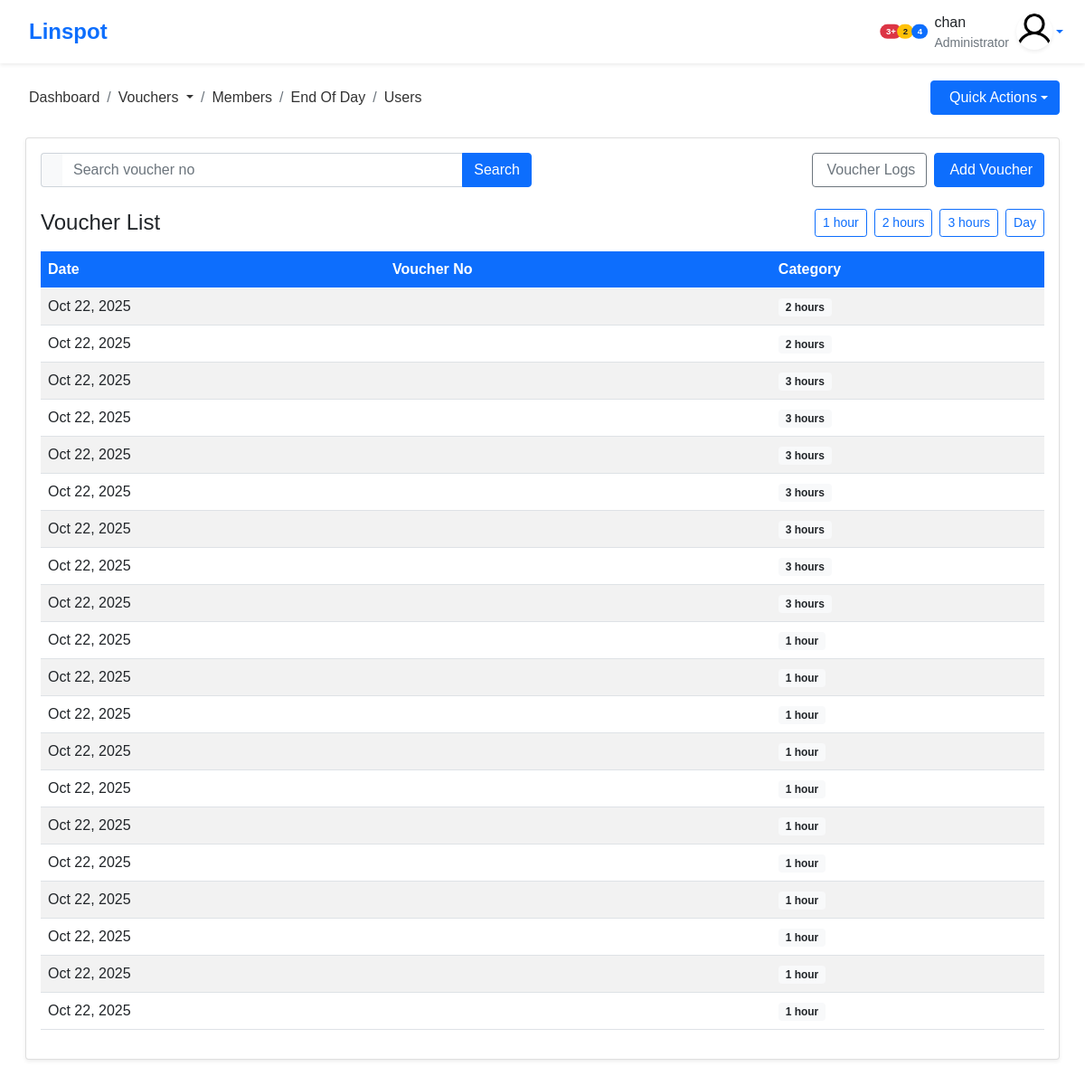
Page /vouchers/voucherList/ (signed in) on the committed database.
### users/models.py (models this page shows, shortened)
class User(AbstractUser):
    username = models.CharField(max_length=32, unique=True)
    image = models.ImageField(upload_to='profiles', default='profiles/user.png')
    position = models.CharField(choices = choices, default='staff', max_length=20)
    USERNAME_FIELD = 'username'
    REQUIRED_FIELDS = []

### vouchers/models.py (models this page shows, shortened)
class VoucherCategory(models.Model):
    name = models.CharField(max_length=50)
    class Meta:
        verbose_name = _("VoucherCategory")
        verbose_name_plural = _("VoucherCategories")
    def __str__(self):
        return self.name

class Vouchers(models.Model):
    STATUS_CHOICES = [
        ('unused', 'Unused'),
        ('used', 'Used'),
        ('expired', 'Expired'),
        ('printed', 'Printed'),
    ]
    voucher_no = models.CharField(max_length=100, unique=True)
    user = models.ForeignKey("users.User", on_delete=models.CASCADE)
    file = models.ForeignKey("vouchers.VoucherFile", on_delete=models.CASCADE)
    date_created = models.DateField(auto_now_add=True)
    date_used = models.DateTimeField(null=True, blank=True)
    date_printed = models.DateTimeField(null=True, blank=True)
    status = models.CharField(max_length=50, choices=STATUS_CHOICES, default='unused')
    active = models.BooleanField(default=False)
    validity_duration = models.IntegerField(default=24, help_text="Validity in hours")
    expiry_time = models.DateTimeField(null=True, blank=True)
    bandwidth_up = models.IntegerField(null=True, blank=True, help_text="Upload bandwidth in Kbps")
    bandwidth_down = models.IntegerField(null=True, blank=True, help_text="Download bandwidth in Kbps")
    pfsense_roll_id = models.IntegerField(null=True, blank=True)
    synced_to_pfsense = models.BooleanField(default=False)
    class Meta:
        ordering = ['-date_created']
        verbose_name = _("Voucher")
        verbose_name_plural = _("Vouchers")

class VoucherFile(models.Model):
    user = models.ForeignKey("users.User", on_delete=models.CASCADE)
    name = models.CharField(max_length=50)
    file = models.FileField(upload_to='vouchers', max_length=100)
    category = models.ForeignKey("vouchers.VoucherCategory", on_delete=models.CASCADE)
    date_created = models.DateField(auto_now_add=True)
    status = models.CharField(max_length=50, default='not populated')
    class Meta:
        ordering = ['-date_created']
        verbose_name = _("VoucherFile")
        verbose_name_plural = _("VoucherFiles")

### vouchers/views.py (the view, shortened to what this page needs)
# urls.py: path("voucherList/", views.vouchersList,  name="voucherList"),
@login_required(login_url='/users/login/')
def vouchersList(request):
    page = int(request.GET.get('page', 1))
    page_size = 20
    vou = Vouchers.objects.all()
    categories = VoucherCategory.objects.all()
    q = request.GET.get('q', '')
    status_filter = request.GET.get('status', 'unused')
    filtered_vouchers = vou.filter(status=status_filter)
    if q:
        try:
            category_id = int(q)
            filtered_vouchers = filtered_vouchers.filter(file__category__id=category_id)
        except (ValueError, TypeError):
            filtered_vouchers = filtered_vouchers.filter(file__category__name__icontains=q)
    start = (page - 1) * page_size
    end = start + page_size
    total_vouchers = filtered_vouchers.count()
    has_more = total_vouchers > end
    vouchers_page = filtered_vouchers[start:end]
    return render(request, 'vouchers/vouchers_list.html', {
        'has_more': has_more,
        'next_page': page + 1 if has_more else None,
        'vouchers': vouchers_page,
        'categories': categories,
        'current_status': status_filter,
        'current_category': q  # Pass current category filter to template
    })

### templates/vouchers/vouchers_list.html (shortened to what this page needs)
{% extends 'base.html' %}
{% load static %}
{% block content %}
<div class="py-4">
  <div class="card shadow-sm">
  <div class="card-body">
    <div class="row mb-4">
    <div class="col-md-6 mb-3 mb-md-0 gap-3">
      <form method="get">
      <div class="input-group">
        <span class="input-group-text bg-light border-end-0">
        </span>
        <input type="search" name="q" class="form-control border-start-0" placeholder="Search voucher no">
        <button type="submit" class="btn btn-primary">Search</button>
      </div>
      </form>
    </div>
    <div class="col-md-6">
      <div class="d-flex flex-wrap gap-2 justify-content-md-end">
      <a href="{% url 'vouchers:voucherLogs' %}" class="btn btn-outline-secondary">
        Voucher Logs
      </a>
      <a href="{% url 'vouchers:voucherFiles' %}" class="btn btn-primary">
        Add Voucher
      </a>
      </div>
    </div>
    </div>
    <div class="d-flex flex-column flex-md-row justify-content-between align-items-md-center mb-3">
    <h4 class="mb-3 mb-md-0">Voucher List</h4>
    <div class="category-filters d-flex flex-wrap gap-2">
      {% for category in categories %}
      <form method="get">
      <button class="btn btn-sm {% if request.GET.q == category.id|stringformat:'s' %}btn-primary{% else %}btn-outline-primary{% endif %}">
        {{category.name}}
      </button>
      </form>
      {% endfor %}
    </div>
    </div>
    <div class="table-responsive">
    <table class="table table-hover table-striped align-middle">
      <thead class="bg-primary text-white">
      <tr>
        <th>Date</th>
        <th>Voucher No</th>
        <th> </th>
        <th>Category</th>
      </tr>
      </thead>
      <tbody id="vouchersTableBody">
      {% include 'vouchers/partials/voucher_items.html' %}
      </tbody>
    </table>
    </div>
  </div>
  </div>
</div>
{% endblock content %}

### templates/base.html (shortened to what this page needs)
{% load static %}
<!DOCTYPE html>
<html lang="en">
<head>
    <link rel="stylesheet" href="https://cdn.jsdelivr.net/npm/boxicons@latest/css/boxicons.min.css">
    <link rel="stylesheet" type="text/css" href="https://cdn.jsdelivr.net/npm/toastify-js/src/toastify.min.css">
    <link href="https://cdnjs.cloudflare.com/ajax/libs/font-awesome/6.4.0/css/all.min.css" rel="stylesheet">
    <link rel="stylesheet" href="{% static 'bootstrap/css/bootstrap.min.css' %}">
    <link rel="stylesheet" href="{% static 'sass/main.css' %}">
    <link rel="stylesheet" href="{% static 'assets/plugins/select2/dist/css/select2.min.css' %}">
</head>
<body id="body-pd">
    <header class="header sticky-top bg-white shadow-sm d-flex align-items-center justify-content-between px-4"
        id="header" style="height: 70px;">
        <div class="d-flex align-items-center">
            <a href="{% url 'dashboard' %}" class="text-decoration-none">
                <div class="d-flex align-items-center">
                    <h4 class="mb-0 fw-bold text-primary">Linspot</h4>
                </div>
            </a>
        </div>
        <div class="d-flex align-items-center">
            <div class="dropdown mx-2">
                <a href="#" class="position-relative text-dark" id="notificationDropdown" data-bs-toggle="dropdown"
                    aria-expanded="false">
                    <span class="position-absolute top-0 start-100 translate-middle badge rounded-pill bg-danger"
                        style="font-size: 0.6rem;">
                        3+
                    </span>
                </a>
            </div>
            <div class="dropdown mx-2">
                <a href="#" class="position-relative text-dark" id="alertsDropdown" data-bs-toggle="dropdown"
                    aria-expanded="false">
                    <span
                        class="position-absolute top-0 start-100 translate-middle badge rounded-pill bg-warning text-dark"
                        style="font-size: 0.6rem;">
                        2
                    </span>
                </a>
            </div>
            <div class="dropdown mx-2">
                <a href="#" class="position-relative text-dark" id="messagesDropdown" data-bs-toggle="dropdown"
                    aria-expanded="false">
                    <span class="position-absolute top-0 start-100 translate-middle badge rounded-pill bg-primary"
                        style="font-size: 0.6rem;">
                        4
                    </span>
                </a>
            </div>
            <div class="dropdown ms-2">
                <a href="#" class="d-flex align-items-center text-decoration-none dropdown-toggle" id="userDropdown"
                    data-bs-toggle="dropdown" aria-expanded="false">
                    <div class="me-2 d-none d-sm-block">
                        <p class="mb-0 fw-semibold text-dark">{{request.user.username}}</p>
                        <p class="mb-0 text-muted small">Administrator</p>
                    </div>
                    <div class="header_img rounded-circle overflow-hidden shadow-sm" style="width: 40px; height: 40px;">
                        <img src="{{request.user.image.url}}" alt="User" class="img-fluid">
                    </div>
                </a>
            </div>
        </div>
    </header>
    <div class="py-4">
        <div class="container-fluid py-3">
            <div class="d-flex justify-content-between align-items-center">
                <div>
                    <nav aria-label="breadcrumb" class="px-0">
                        <ol class="breadcrumb mb-0 py-2">
                            <li class="breadcrumb-item">
                                <a href="{% url 'dashboard' %}" class="text-decoration-none">
                                    Dashboard
                                </a>
                            </li>
                            <li class="breadcrumb-item dropdown">
                                <a class="dropdown-toggle text-decoration-none" href="#" id="voucherDropdown"
                                    role="button" data-bs-toggle="dropdown" aria-expanded="false">
                                    Vouchers
                                </a>
                            </li>
                            <li class="breadcrumb-item">
                                <a href="{% url 'users:users' %}" class="text-decoration-none">Members</a>
                            </li>
                            <li class="breadcrumb-item">
                                <a href="{% url 'finance:end_of_day' %}" class="text-decoration-none">End Of Day</a>
                            </li>
                            <li class="breadcrumb-item">
                                <a href="{% url 'users:users' %}" class="text-decoration-none">Users</a>
                            </li>
                        </ol>
                    </nav>
                </div>
                <div class="d-flex align-items-center">
                    <div class="dropdown">
                        <button class="btn btn-primary dropdown-toggle d-flex align-items-center" type="button"
                            id="quickActionsDropdown" data-bs-toggle="dropdown" aria-expanded="false">
                             Quick Actions
                        </button>
                    </div>
                </div>
            </div>
            {% block content %}{% endblock content %}
        </div>
    </div>
</body>
</html>

### templates/vouchers/partials/voucher_items.html (shortened to what this page needs)
{% for voucher in vouchers %}
<tr>
    <td>{{voucher.date_created|date:"M d, Y"}}</td>
    <td>{{voucher.voucher_username}}</td>
    <td>
    </td>
    <td>
    <span class="badge bg-light text-dark">{{voucher.file.category}}</span>
    </td>
</tr>
{% endfor %}

### static/sass/main.css (style rules this page uses)
body { font-family: "Montserrat", sans-serif !important; }
:root { --header-height: 3rem; --nav-width: 68px; --first-color: #4723D9; --first-color-light: #AFA5D9; --white-color: #F7F6FB; --body-font: "Nunito", sans-serif; --normal-font-size: 1rem; --z-fixed: 100; }
body { position: relative; margin: var(--header-height) 0 0 0; padding: 0 1rem; font-family: var(--body-font); font-size: var(--normal-font-size); transition: 0.5s; }
a { text-decoration: none; }
.header { width: 100%; height: var(--header-height); position: fixed; top: 0; left: 0; display: flex; align-items: center; justify-content: space-between; padding: 0 1rem; background-color: var(--white-color); z-index: var(--z-fixed); transition: 0.5s; }
.header_img { width: 35px; height: 35px; display: flex; justify-content: center; border-radius: 50%; overflow: hidden; }
.header_img img { width: 40px; }
.breadcrumb { margin-bottom: -43px; }
.breadcrumb a { color: #333 !important; }

### templates/vouchers/vouchers_list.html (style rules this page uses)
.category-filters form { display: inline-block; }
.table th { font-weight: 600; white-space: nowrap; }
.table td { vertical-align: middle; }

### rows in the picture
User: user.username "chan", user.image (placeholder picture)
VoucherCategory: name "1 hour"
VoucherCategory: name "2 hours"
VoucherCategory: name "3 hours"
VoucherCategory: name "Day"
Vouchers: date_created "Oct 22, 2025", file.category "2 hours"
Vouchers: date_created "Oct 22, 2025", file.category "2 hours"
Vouchers: date_created "Oct 22, 2025", file.category "3 hours"
Vouchers: date_created "Oct 22, 2025", file.category "3 hours"
Vouchers: date_created "Oct 22, 2025", file.category "3 hours"
Vouchers: date_created "Oct 22, 2025", file.category "3 hours"
Vouchers: date_created "Oct 22, 2025", file.category "3 hours"
Vouchers: date_created "Oct 22, 2025", file.category "3 hours"
Vouchers: date_created "Oct 22, 2025", file.category "3 hours"
Vouchers: date_created "Oct 22, 2025", file.category "1 hour"
Vouchers: date_created "Oct 22, 2025", file.category "1 hour"
Vouchers: date_created "Oct 22, 2025", file.category "1 hour"
Vouchers: date_created "Oct 22, 2025", file.category "1 hour"
Vouchers: date_created "Oct 22, 2025", file.category "1 hour"
Vouchers: date_created "Oct 22, 2025", file.category "1 hour"
Vouchers: date_created "Oct 22, 2025", file.category "1 hour"
Vouchers: date_created "Oct 22, 2025", file.category "1 hour"
Vouchers: date_created "Oct 22, 2025", file.category "1 hour"
Vouchers: date_created "Oct 22, 2025", file.category "1 hour"
Vouchers: date_created "Oct 22, 2025", file.category "1 hour"
